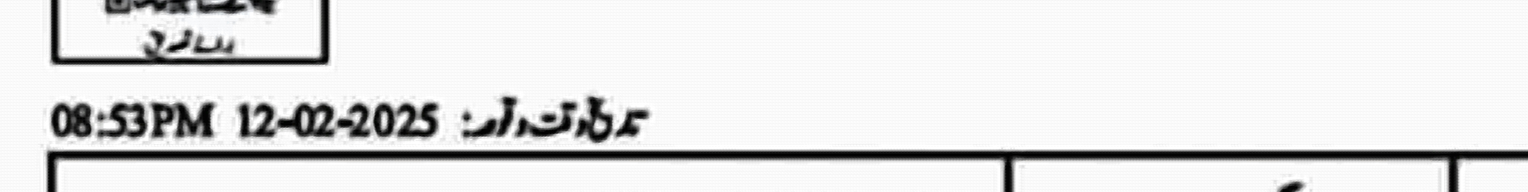
#> input picture CrimeVision/Image-to-text/backend/date_time_crop_FIR_001.png, 6111 x 768 px (shown at 1/4 size)
$ python debug_section_pipeline.py date_time_crop_FIR_001.png
#> lines starting #> are read from the running program, lines starting #| are printed output that depends on the picture
"""
Section Extraction Pipeline Debugger
=====================================
This script helps diagnose EXACTLY where section extraction fails:
1. Verify region crops contain actual section numbers
2. Check raw OCR output BEFORE any filtering
3. Compare RAW vs PROCESSED image OCR quality

Usage: python debug_section_pipeline.py <path_to_fir_image>
"""

import sys
import os
import io
import cv2
import numpy as np

# Fix Windows encoding
if hasattr(sys.stdout, 'buffer'):
    sys.stdout = io.TextIOWrapper(sys.stdout.buffer, encoding='utf-8')

def debug_sections(image_path: str):
    """Full pipeline debug for section extraction"""
#> called with image_path = 'date_time_crop_FIR_001.png'

    print("=" * 60)
    print("SECTION EXTRACTION PIPELINE DEBUGGER")
    print("=" * 60)

    # Load image
    if not os.path.exists(image_path):
        print(f"ERROR: Image not found: {image_path}")
        return

    img = cv2.imread(image_path)
#> img is the input picture: shape (768, 6111, 3); mean B, G, R 225.6, 225.6, 225.6
    if img is None:
        print(f"ERROR: Failed to load image: {image_path}")
        return

    h, w = img.shape[:2]
#> h = 768; w = 6111
    print(f"\n[1] Image loaded: {w}x{h} pixels")

    # ========================================
    # STEP 2: Extract section region (FIXED coordinates)
    # ========================================
    print("\n[2] EXTRACTING SECTION REGION")
    print("-" * 40)

    # These are the CURRENT region coordinates from fir_specialized_ocr.py
    # Updated to match FIRRegions class
    SECTIONS_TOP = 0.23
    SECTIONS_BOTTOM = 0.50
    SECTIONS_LEFT = 0.42
    SECTIONS_RIGHT = 0.74

    y1 = int(h * SECTIONS_TOP)
#> y1 = 176
    y2 = int(h * SECTIONS_BOTTOM)
#> y2 = 384
    x1 = int(w * SECTIONS_LEFT)
#> x1 = 2566
    x2 = int(w * SECTIONS_RIGHT)
#> x2 = 4522

    section_region = img[y1:y2, x1:x2]
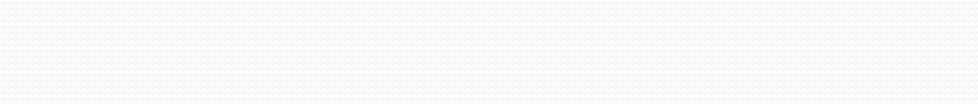
#> section_region: shape (208, 1956, 3) (shown at 1/2 size); min 243, max 255, mean 249.5
    print(f"Region: TOP={SECTIONS_TOP}, BOTTOM={SECTIONS_BOTTOM}, LEFT={SECTIONS_LEFT}, RIGHT={SECTIONS_RIGHT}")
    print(f"Pixels: Y[{y1}:{y2}] X[{x1}:{x2}] = {x2-x1}x{y2-y1} px")

    # Save for visual inspection
    cv2.imwrite("debug_section_region_raw.png", section_region)
    print(f"SAVED: debug_section_region_raw.png (INSPECT THIS FILE!)")

    # ========================================
    # STEP 3: Run OCR on RAW region (NO preprocessing)
    # ========================================
    print("\n[3] OCR ON RAW IMAGE (no preprocessing)")
    print("-" * 40)

    try:
        import easyocr
        reader = easyocr.Reader(['en', 'ur'], gpu=False, verbose=False)
        results = reader.readtext(section_region)

        print("EasyOCR Raw Results:")
        raw_text = ""
        for bbox, text, conf in results:
            print(f"  '{text}' (confidence: {conf:.2f})")
            raw_text += text + " "
        print(f"\nCOMBINED: '{raw_text.strip()}'")
    except Exception as e:
        print(f"EasyOCR failed: {e}")

    # ========================================
    # STEP 4: Extract ALL numbers from raw text (NO FILTERING)
    # ========================================
    print("\n[4] PURE NUMBER EXTRACTION (no filtering)")
    print("-" * 40)

    import re

    # Find ALL digit sequences (2-4 digits)
    all_numbers = re.findall(r'\d{2,4}', raw_text)
    print(f"All numbers found: {all_numbers}")

    # Filter to likely sections (3 digits, 100-999)
    likely_sections = [n for n in all_numbers if len(n) == 3 and 100 <= int(n) <= 999]
    print(f"3-digit numbers (100-999): {likely_sections}")

    # ========================================
    # STEP 5: Compare with OVER-PROCESSED image
    # ========================================
    print("\n[5] OCR ON OVER-PROCESSED IMAGE (current pipeline)")
    print("-" * 40)

    # Apply the CURRENT preprocessing (this is what causes problems)
    gray = cv2.cvtColor(section_region, cv2.COLOR_BGR2GRAY)
    denoised = cv2.bilateralFilter(gray, 9, 75, 75)
    clahe = cv2.createCLAHE(clipLimit=3.0, tileGridSize=(8, 8))
    enhanced = clahe.apply(denoised)
    gaussian = cv2.GaussianBlur(enhanced, (0, 0), 3.0)
    sharpened = cv2.addWeighted(enhanced, 1.8, gaussian, -0.8, 0)
    binary = cv2.adaptiveThreshold(sharpened, 255, cv2.ADAPTIVE_THRESH_GAUSSIAN_C, cv2.THRESH_BINARY, 21, 10)

    cv2.imwrite("debug_section_region_processed.png", binary)
    print(f"SAVED: debug_section_region_processed.png (compare with raw!)")

    # OCR on processed
    try:
        results_processed = reader.readtext(binary)
        processed_text = ""
        for bbox, text, conf in results_processed:
            print(f"  '{text}' (confidence: {conf:.2f})")
            processed_text += text + " "
        print(f"\nCOMBINED: '{processed_text.strip()}'")

        processed_numbers = re.findall(r'\d{2,4}', processed_text)
        print(f"Numbers from processed: {processed_numbers}")
    except Exception as e:
        print(f"OCR on processed failed: {e}")

    # ========================================
    # STEP 6: RECOMMENDATION
    # ========================================
    print("\n" + "=" * 60)
    print("DIAGNOSIS")
    print("=" * 60)
    print("""
INSPECT THE SAVED FILES:
1. debug_section_region_raw.png - Does this contain the section numbers?
   - If NO: Region coordinates are WRONG - adjust SECTIONS_TOP/BOTTOM/LEFT/RIGHT
   - If YES: Proceed to step 2

2. Compare raw OCR vs processed OCR results above
   - If RAW has more correct numbers: OVER-PROCESSING is the problem
   - If BOTH are bad: Region targeting is wrong

3. Check if numbers were found but filtered out
   - If '148', '302' etc appear in 'All numbers found' but not in output:
     The FILTERING LOGIC in _parse_sections_from_text() is rejecting them
""")


if __name__ == "__main__":
    if len(sys.argv) < 2:
        # Default to a known FIR image path
        default_paths = [
            r"D:\FYP\Project\CrimeVision\OCRModel\app\data\raw\FIR_001.png",
            "debug_05_sections_raw.png",
            "../test_fir.png"
        ]
        for p in default_paths:
            if os.path.exists(p):
                debug_sections(p)
                break
        else:
            print("Usage: python debug_section_pipeline.py <path_to_fir_image>")
    else:
        debug_sections(sys.argv[1])
#> (the call stopped at in debug_sections, `reader = easyocr.Reader(['en', 'ur'], gpu=False, verbose=False)`: easyocr is not available in this run)
